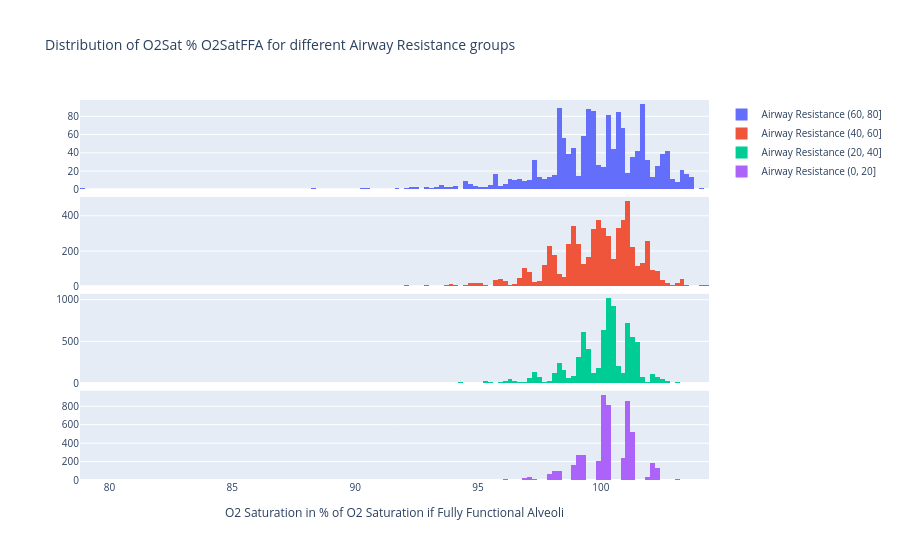

Notebook source saved alongside this figure:
### Code cell
import src.o2_fev1_analysis.partition as partition

O2_col = "O2Sat % O2SatFFA"
# O2_col = "O2SatFFA from ecFEV1 (%)"

# # Create 3 equally spaced bins for Airway Resistance
# df["AR group"] = partition.partition_in_n_equal_groups(
#     df["Airway Resistance mean from ecFEV1 (%)"], 5
# )

# Cut Airway Resistance into bins of 0-20, 20-40, 40-60, 60-80
df["AR group"] = pd.cut(
    df["AR from ecFEV1 (%)"],
    bins=np.arange(0, 100, 20),
    include_lowest=False,
)

group_labels = df["AR group"].unique()
print(f"AR groups: {group_labels}")

# Create subplot with 3 rows
fig = make_subplots(
    rows=len(group_labels) - 1, cols=1, shared_xaxes=True, vertical_spacing=0.02
)
# On first subplot add histogram of Drop from O2 Saturation FFA (%) for 1st AR group
for i in range(len(group_labels) - 1):
    fig.add_trace(
        go.Histogram(
            x=df[df["AR group"] == group_labels[i]][O2_col],
            name=f"Airway Resistance {group_labels[i]}",
            # Bin size of 1
            xbins=dict(start=75, end=110, size=0.2),
        ),
        row=i + 1,
        col=1,
    )

title = f"Distribution of {O2_col} for different Airway Resistance groups"
fig.update_layout(
    title=title,
    font=dict(size=10),
)
fig.update_xaxes(
    title_text="O2 Saturation in % of O2 Saturation if Fully Functional Alveoli",
    row=len(group_labels) - 1,
    col=1,
)
# Save
fig.write_image(f"{plotsdir}{title}.png")
fig.show()

### Figure 1 — Plotly figure (JSON) as saved in the notebook; plotly's stock layout.template omitted (floating-point values rounded to 4 significant figures; data arrays with more than 128 entries replaced by an {"elided": "..."} marker saying what was removed)
{"data": [{"name": "Airway Resistance (60, 80]", "type": "histogram", "x": {"elided": "1438 float values"}, "xaxis": "x", "xbins": {"end": 110, "size": 0.2, "start": 75}, "yaxis": "y"}, {"name": "Airway Resistance (40, 60]", "type": "histogram", "x": {"elided": "6013 float values"}, "xaxis": "x2", "xbins": {"end": 110, "size": 0.2, "start": 75}, "yaxis": "y2"}, {"name": "Airway Resistance (20, 40]", "type": "histogram", "x": {"elided": "7863 float values"}, "xaxis": "x3", "xbins": {"end": 110, "size": 0.2, "start": 75}, "yaxis": "y3"}, {"name": "Airway Resistance (0, 20]", "type": "histogram", "x": {"elided": "5019 float values"}, "xaxis": "x4", "xbins": {"end": 110, "size": 0.2, "start": 75}, "yaxis": "y4"}], "layout": {"font": {"size": 10}, "title": {"text": "Distribution of O2Sat % O2SatFFA for different Airway Resistance groups"}, "xaxis": {"anchor": "y", "domain": [0, 1], "matches": "x4", "showticklabels": false}, "xaxis2": {"anchor": "y2", "domain": [0, 1], "matches": "x4", "showticklabels": false}, "xaxis3": {"anchor": "y3", "domain": [0, 1], "matches": "x4", "showticklabels": false}, "xaxis4": {"anchor": "y4", "domain": [0, 1], "title": {"text": "O2 Saturation in % of O2 Saturation if Fully Functional Alveoli"}}, "yaxis": {"anchor": "x", "domain": [0.765, 1.0]}, "yaxis2": {"anchor": "x2", "domain": [0.51, 0.745]}, "yaxis3": {"anchor": "x3", "domain": [0.255, 0.49]}, "yaxis4": {"anchor": "x4", "domain": [0, 0.235]}}}
